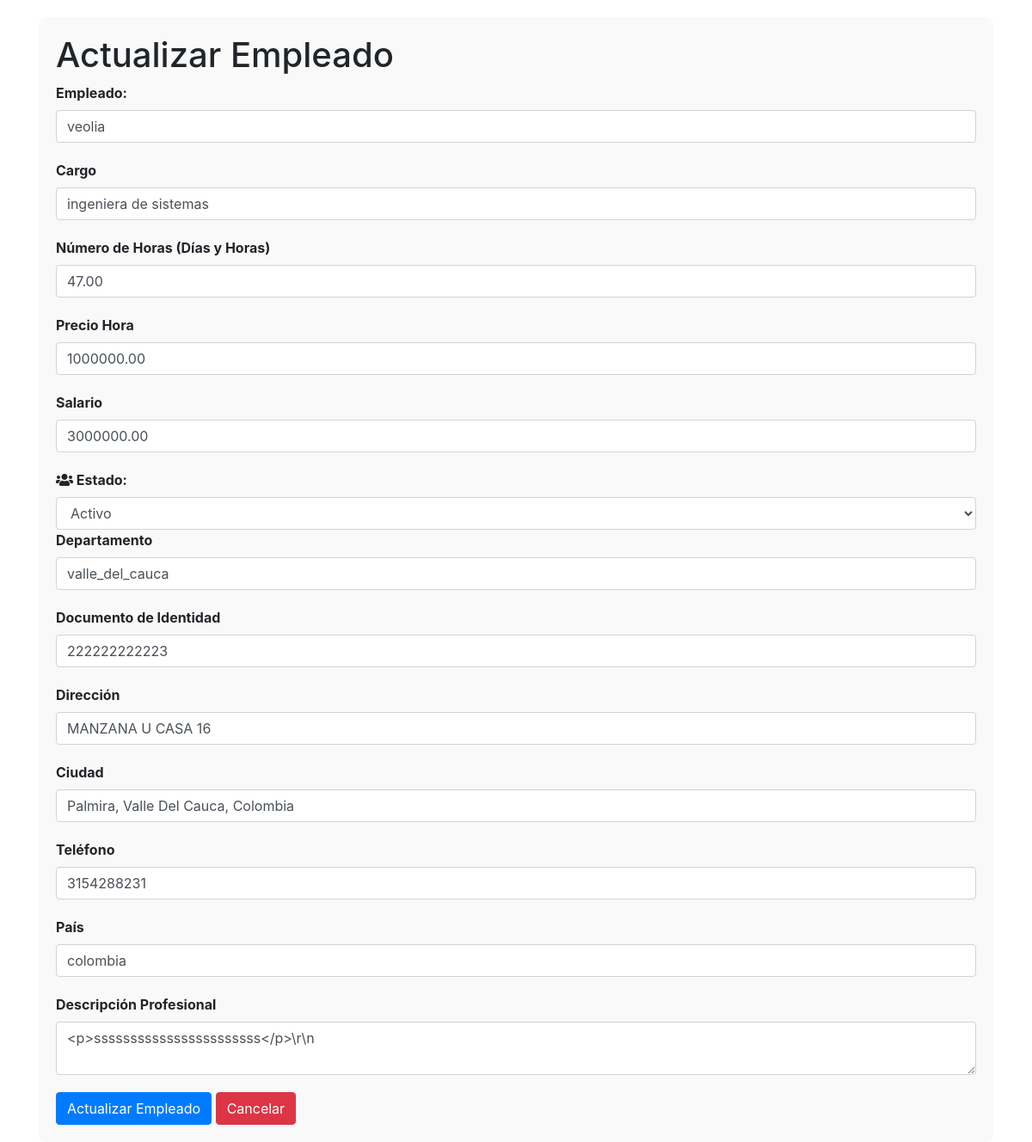
The page /Views/Employees/edit.php?da=Employees-3&lla=4 (signed in) on the database its author committed.
### tables this page shows
CREATE TABLE `empleados` (
  `id_empleado` int(11) NOT NULL,
  `nombre_completo` varchar(150) DEFAULT NULL,
  `cargo` varchar(100) DEFAULT NULL,
  `fecha_contratacion` date DEFAULT NULL,
  `numero_horas` decimal(8,2) DEFAULT NULL,
  `precio_hora` decimal(10,2) DEFAULT NULL,
  `salario` decimal(10,2) DEFAULT NULL,
  `estado` enum('activo','inactivo','en_licencia') DEFAULT NULL,
  `departamento` varchar(100) DEFAULT NULL,
  `documento_identidad` varchar(255) DEFAULT NULL,
  `telefono` varchar(20) DEFAULT NULL,
  `direccion` varchar(255) DEFAULT NULL,
  `ciudad` varchar(100) DEFAULT NULL,
  `codigo_postal` varchar(20) DEFAULT NULL,
  `pais` varchar(100) DEFAULT NULL,
  `fecha_creacion` datetime DEFAULT NULL,
  `fecha_modificacion` datetime DEFAULT NULL,
  `imagen` varchar(255) DEFAULT NULL,
  `documentacion_archivo` varchar(255) DEFAULT NULL,
  `descripcion_profesional` varchar(255) DEFAULT NULL
);

### Views/Employees/edit.php (the view, shortened to what this page needs)
<?php
$llave = isset($_GET['lla']) ? intval($_GET['lla']) : 0;
$mysqli = new mysqli('localhost', 'root', '', 'sofware_erp');
$mysqli->set_charset("utf8");
if ($_SERVER['REQUEST_METHOD'] === 'POST') {
    $nombre_completo = $_POST['nombre_completo'] ?? '';
    $cargo = $_POST['cargo'] ?? '';
    $fecha_contratacion = date('Y-m-d H:i:s');
    $numero_horas = $_POST['numero_horas'] ?? 0;
    $precio_hora = $_POST['precio_hora'] ?? 0;
    $salario = $_POST['salario'] ?? 0;
    $estado = $_POST['estado'] ?? '';
    $departamento = $_POST['departamento'] ?? '';
    $documento_identidad = $_POST['documento_identidad'] ?? '';
    $direccion = $_POST['direccion'] ?? '';
    $ciudad = $_POST['ciudad'] ?? '';
    $telefono = $_POST['telefono'] ?? '';
    $pais = $_POST['pais'] ?? '';
    $fecha_creacion = date('Y-m-d H:i:s');
    $descripcion_profesional = $_POST['descripcion_profesional'] ?? '';
    $nombre_completo = mysqli_real_escape_string($mysqli, $nombre_completo);
    $cargo = mysqli_real_escape_string($mysqli, $cargo);
    $numero_horas = mysqli_real_escape_string($mysqli, $numero_horas);
    $precio_hora = mysqli_real_escape_string($mysqli, $precio_hora);
    $salario = mysqli_real_escape_string($mysqli, $salario);
    $estado = mysqli_real_escape_string($mysqli, $estado);
    $departamento = mysqli_real_escape_string($mysqli, $departamento);
    $documento_identidad = mysqli_real_escape_string($mysqli, $documento_identidad);
    $direccion = mysqli_real_escape_string($mysqli, $direccion);
    $ciudad = mysqli_real_escape_string($mysqli, $ciudad);
    $telefono = mysqli_real_escape_string($mysqli, $telefono);
    $pais = mysqli_real_escape_string($mysqli, $pais);
    $fecha_creacion = mysqli_real_escape_string($mysqli, $fecha_creacion);
    $descripcion_profesional = mysqli_real_escape_string($mysqli, $descripcion_profesional);
    $empleadoModel = new EmpleadoModel($mysqli);
    try {
        $consulta = "UPDATE empleados SET
            nombre_completo='$nombre_completo',
            cargo='$cargo',
            fecha_contratacion='$fecha_contratacion',
            numero_horas='$numero_horas',
            precio_hora='$precio_hora',
            salario='$salario',
            estado='$estado',
            departamento='$departamento',
            documento_identidad='$documento_identidad',
            direccion='$direccion',
            ciudad='$ciudad',
            telefono='$telefono',
            pais='$pais',
            fecha_creacion='$fecha_creacion',
            descripcion_profesional='$descripcion_profesional'
            WHERE id_empleado='$llave'";
        $resultado = $mysqli->query($consulta);
        if ($resultado) {
            echo "Empleado actualizado correctamente.";
        } else {
            echo "Error al actualizar el empleado: " . $mysqli->error;
        }
    } catch (Exception $e) {
        echo "Error: " . $e->getMessage();
    }
} else {
    $query = "SELECT * FROM empleados WHERE id_empleado = ?";
    $stmt = $mysqli->prepare($query);
    if ($stmt) {
        $stmt->bind_param("i", $llave);
        $stmt->execute();
        $result = $stmt->get_result();
        if ($result) {
            $empleado = $result->fetch_assoc();
        } else {
            exit("Error al ejecutar la consulta.");
        }
    } else {
        exit("Error al preparar la consulta.");
    }
}
?>
<!DOCTYPE html>
<html lang="es">
<head>
    <link rel="stylesheet" href="https://cdnjs.cloudflare.com/ajax/libs/font-awesome/5.15.4/css/all.min.css">
    <link rel="stylesheet" href="https://stackpath.bootstrapcdn.com/bootstrap/4.5.2/css/bootstrap.min.css">
</head>
<body>
<div class="container">
    <div id="form-background">
        <form action="" method="POST" enctype="multipart/form-data" class="needs-validation" novalidate>
            <h1>Actualizar Empleado</h1>
            <div class="form-group">
                <label for="nombre_completo">Empleado:</label>
                <input type="text" id="nombre_completo" name="nombre_completo" value="<?php echo htmlspecialchars($empleado['nombre_completo'] ?? ''); ?>" class="form-control" required placeholder="Ingresar empleado">
            </div>
            <div class="form-group">
                <label for="cargo">Cargo</label>
                <input type="text" id="cargo" name="cargo" value="<?php echo htmlspecialchars($empleado['cargo'] ?? ''); ?>" class="form-control" required placeholder="Ingresar cargo">
            </div>
            <div class="form-group">
                <label for="numero_horas">Número de Horas (Días y Horas)</label>
                <input type="number" id="numero_horas" name="numero_horas" value="<?php echo htmlspecialchars($empleado['numero_horas'] ?? ''); ?>" class="form-control" required>
            </div>
            <div class="form-group">
                <label for="precio_hora">Precio Hora</label>
                <input type="number" id="precio_hora" name="precio_hora" value="<?php echo htmlspecialchars($empleado['precio_hora'] ?? ''); ?>" class="form-control" required placeholder="Precio por hora">
            </div>
            <div class="form-group">
                <label for="salario">Salario</label>
                <input type="number" id="salario" name="salario" value="<?php echo htmlspecialchars($empleado['salario'] ?? ''); ?>" class="form-control" required placeholder="Salario del empleado">
            </div>
            <label for="estado"><i class="fas fa-users"></i> Estado:</label>
            <select id="estado" name="estado" required class="form-control">
                <option value="activo" <?php echo ($empleado['estado'] === 'activo') ? 'selected' : ''; ?>>Activo</option>
            </select>
            <div class="form-group">
                <label for="departamento">Departamento</label>
                <input type="text" id="departamento" name="departamento" value="<?php echo htmlspecialchars($empleado['departamento'] ?? ''); ?>" class="form-control" required placeholder="Ingresar departamento">
            </div>
            <div class="form-group">
                <label for="documento_identidad">Documento de Identidad</label>
                <input type="text" id="documento_identidad" name="documento_identidad" value="<?php echo htmlspecialchars($empleado['documento_identidad'] ?? ''); ?>" class="form-control" required placeholder="Ingresar documento de identidad">
            </div>
            <div class="form-group">
                <label for="direccion">Dirección</label>
                <input type="text" id="direccion" name="direccion" value="<?php echo htmlspecialchars($empleado['direccion'] ?? ''); ?>" class="form-control" required placeholder="Ingresar dirección">
            </div>
            <div class="form-group">
                <label for="ciudad">Ciudad</label>
                <input type="text" id="ciudad" name="ciudad" value="<?php echo htmlspecialchars($empleado['ciudad'] ?? ''); ?>" class="form-control" required placeholder="Ingresar ciudad">
            </div>
            <div class="form-group">
                <label for="telefono">Teléfono</label>
                <input type="text" id="telefono" name="telefono" value="<?php echo htmlspecialchars($empleado['telefono'] ?? ''); ?>" class="form-control" required placeholder="Ingresar teléfono">
            </div>
            <div class="form-group">
                <label for="pais">País</label>
                <input type="text" id="pais" name="pais" value="<?php echo htmlspecialchars($empleado['pais'] ?? ''); ?>" class="form-control" required placeholder="Ingresar país">
            </div>
            <div class="form-group">
                <label for="descripcion_profesional">Descripción Profesional</label>
                <textarea id="descripcion_profesional" name="descripcion_profesional" class="form-control" required><?php echo htmlspecialchars($empleado['descripcion_profesional'] ?? ''); ?></textarea>
            </div>
            <button type="submit" class="btn btn-primary">Actualizar Empleado</button>
            <a href="empleados.php" class="btn btn-danger">Cancelar</a>
        </form>
    </div>
</div>
</body>
</html>

### Views/Employees/edit.php (style rules this page uses)
#form-background { background-color: #f9f9f9; padding: 20px; border-radius: 8px; margin-top: 20px; }
.form-group { margin-bottom: 20px; }
label { font-weight: bold; }
.btn-primary { background-color: #007bff; border-color: #007bff; }

### rows shown on the page
empleados: nombre_completo "veolia", cargo "ingeniera de sistemas", numero_horas "47.00", precio_hora "1000000.00", salario "3000000.00", estado "Activo", departamento "valle_del_cauca", documento_identidad "222222222223", direccion "MANZANA U CASA 16", ciudad "Palmira, Valle Del Cauca, Colombia", telefono "3154288231", pais "colombia", descripcion_profesional "<p>sssssssssssssssssssssss</p>\\r\\n"
